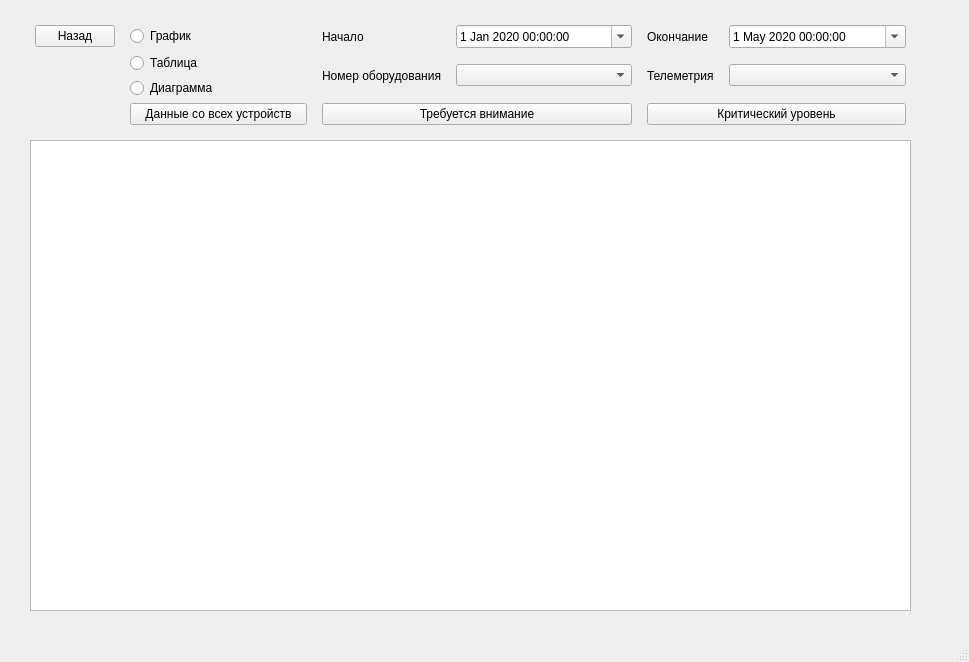
<?xml version="1.0" encoding="UTF-8"?>
<ui version="4.0">
 <class>MainWindow</class>
 <widget class="QMainWindow" name="MainWindow">
  <property name="geometry">
   <rect>
    <x>0</x>
    <y>0</y>
    <width>969</width>
    <height>662</height>
   </rect>
  </property>
  <property name="windowTitle">
   <string>MainWindow</string>
  </property>
  <widget class="QWidget" name="centralwidget">
   <widget class="QWidget" name="gridLayoutWidget">
    <property name="geometry">
     <rect>
      <x>20</x>
      <y>10</y>
      <width>901</width>
      <height>611</height>
     </rect>
    </property>
    <layout class="QGridLayout" name="gridLayout">
     <property name="leftMargin">
      <number>15</number>
     </property>
     <property name="topMargin">
      <number>15</number>
     </property>
     <property name="rightMargin">
      <number>15</number>
     </property>
     <property name="bottomMargin">
      <number>15</number>
     </property>
     <property name="horizontalSpacing">
      <number>15</number>
     </property>
     <property name="verticalSpacing">
      <number>5</number>
     </property>
     <item row="3" column="1">
      <widget class="QPushButton" name="all_devices_data">
       <property name="text">
        <string>Данные со всех устройств</string>
       </property>
      </widget>
     </item>
     <item row="3" column="4" colspan="2">
      <widget class="QPushButton" name="critical_tele_button">
       <property name="text">
        <string>Критический уровень</string>
       </property>
      </widget>
     </item>
     <item row="0" column="3">
      <widget class="QDateTimeEdit" name="dateBegin">
       <property name="dateTime">
        <datetime>
         <hour>0</hour>
         <minute>0</minute>
         <second>0</second>
         <year>2020</year>
         <month>1</month>
         <day>1</day>
        </datetime>
       </property>
       <property name="calendarPopup">
        <bool>true</bool>
       </property>
      </widget>
     </item>
     <item row="0" column="1">
      <widget class="QRadioButton" name="graphic_rbutton">
       <property name="text">
        <string>График</string>
       </property>
      </widget>
     </item>
     <item row="0" column="2">
      <widget class="QLabel" name="label">
       <property name="sizePolicy">
        <sizepolicy hsizetype="Maximum" vsizetype="Preferred">
         <horstretch>0</horstretch>
         <verstretch>0</verstretch>
        </sizepolicy>
       </property>
       <property name="text">
        <string>Начало</string>
       </property>
      </widget>
     </item>
     <item row="0" column="4">
      <widget class="QLabel" name="label_2">
       <property name="sizePolicy">
        <sizepolicy hsizetype="Maximum" vsizetype="Preferred">
         <horstretch>0</horstretch>
         <verstretch>0</verstretch>
        </sizepolicy>
       </property>
       <property name="text">
        <string>Окончание</string>
       </property>
      </widget>
     </item>
     <item row="2" column="1">
      <widget class="QRadioButton" name="diagram_rbutton">
       <property name="text">
        <string>Диаграмма</string>
       </property>
      </widget>
     </item>
     <item row="0" column="0">
      <widget class="QPushButton" name="back_tele_button">
       <property name="sizePolicy">
        <sizepolicy hsizetype="Maximum" vsizetype="Fixed">
         <horstretch>0</horstretch>
         <verstretch>0</verstretch>
        </sizepolicy>
       </property>
       <property name="text">
        <string>Назад</string>
       </property>
      </widget>
     </item>
     <item row="5" column="0" colspan="5">
      <widget class="QGraphicsView" name="graphicsView"/>
     </item>
     <item row="1" column="1">
      <widget class="QRadioButton" name="table_rbutton">
       <property name="text">
        <string>Таблица</string>
       </property>
      </widget>
     </item>
     <item row="0" column="5">
      <widget class="QDateTimeEdit" name="dateEnd">
       <property name="dateTime">
        <datetime>
         <hour>0</hour>
         <minute>0</minute>
         <second>0</second>
         <year>2020</year>
         <month>5</month>
         <day>1</day>
        </datetime>
       </property>
       <property name="calendarPopup">
        <bool>true</bool>
       </property>
      </widget>
     </item>
     <item row="4" column="0">
      <spacer name="verticalSpacer">
       <property name="orientation">
        <enum>Qt::Vertical</enum>
       </property>
       <property name="sizeType">
        <enum>QSizePolicy::Fixed</enum>
       </property>
       <property name="sizeHint" stdset="0">
        <size>
         <width>20</width>
         <height>10</height>
        </size>
       </property>
      </spacer>
     </item>
     <item row="3" column="2" colspan="2">
      <widget class="QPushButton" name="warning_tele_button">
       <property name="text">
        <string>Требуется внимание</string>
       </property>
      </widget>
     </item>
     <item row="1" column="2" rowspan="2">
      <widget class="QLabel" name="label_3">
       <property name="sizePolicy">
        <sizepolicy hsizetype="Maximum" vsizetype="Preferred">
         <horstretch>0</horstretch>
         <verstretch>0</verstretch>
        </sizepolicy>
       </property>
       <property name="text">
        <string>Номер оборудования</string>
       </property>
      </widget>
     </item>
     <item row="1" column="3" rowspan="2">
      <widget class="QComboBox" name="equipment_box"/>
     </item>
     <item row="1" column="4" rowspan="2">
      <widget class="QLabel" name="label_4">
       <property name="sizePolicy">
        <sizepolicy hsizetype="Maximum" vsizetype="Preferred">
         <horstretch>0</horstretch>
         <verstretch>0</verstretch>
        </sizepolicy>
       </property>
       <property name="text">
        <string>Телеметрия</string>
       </property>
      </widget>
     </item>
     <item row="1" column="5" rowspan="2">
      <widget class="QComboBox" name="telemetry_type"/>
     </item>
    </layout>
   </widget>
   <widget class="QWidget" name="gridLayoutWidget_2">
    <property name="geometry">
     <rect>
      <x>10</x>
      <y>120</y>
      <width>921</width>
      <height>511</height>
     </rect>
    </property>
    <layout class="QGridLayout" name="gridLayout_2">
     <property name="leftMargin">
      <number>20</number>
     </property>
     <property name="topMargin">
      <number>20</number>
     </property>
     <property name="rightMargin">
      <number>20</number>
     </property>
     <property name="bottomMargin">
      <number>20</number>
     </property>
     <item row="0" column="0">
      <widget class="QTableView" name="tableView"/>
     </item>
    </layout>
   </widget>
  </widget>
  <widget class="QStatusBar" name="statusbar"/>
 </widget>
 <resources/>
 <connections/>
</ui>
